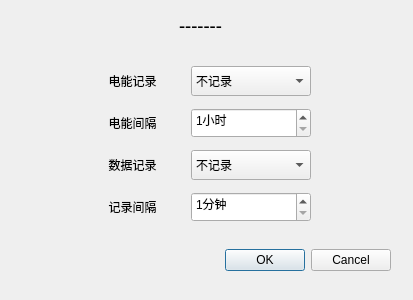
<?xml version="1.0" encoding="UTF-8"?>
<ui version="4.0">
 <class>Gui_DbSetDlg</class>
 <widget class="QDialog" name="Gui_DbSetDlg">
  <property name="geometry">
   <rect>
    <x>0</x>
    <y>0</y>
    <width>413</width>
    <height>300</height>
   </rect>
  </property>
  <property name="windowTitle">
   <string>设置窗口</string>
  </property>
  <widget class="QDialogButtonBox" name="buttonBox">
   <property name="geometry">
    <rect>
     <x>50</x>
     <y>240</y>
     <width>341</width>
     <height>40</height>
    </rect>
   </property>
   <property name="orientation">
    <enum>Qt::Horizontal</enum>
   </property>
   <property name="standardButtons">
    <set>QDialogButtonBox::Cancel|QDialogButtonBox::Ok</set>
   </property>
  </widget>
  <widget class="QLabel" name="titleLab">
   <property name="geometry">
    <rect>
     <x>0</x>
     <y>0</y>
     <width>401</width>
     <height>51</height>
    </rect>
   </property>
   <property name="minimumSize">
    <size>
     <width>0</width>
     <height>45</height>
    </size>
   </property>
   <property name="font">
    <font>
     <family>微软雅黑</family>
     <pointsize>14</pointsize>
    </font>
   </property>
   <property name="text">
    <string>-------</string>
   </property>
   <property name="alignment">
    <set>Qt::AlignCenter</set>
   </property>
  </widget>
  <widget class="QWidget" name="layoutWidget">
   <property name="geometry">
    <rect>
     <x>80</x>
     <y>60</y>
     <width>231</width>
     <height>171</height>
    </rect>
   </property>
   <layout class="QGridLayout" name="gridLayout">
    <item row="0" column="0">
     <widget class="QLabel" name="label_2">
      <property name="minimumSize">
       <size>
        <width>0</width>
        <height>30</height>
       </size>
      </property>
      <property name="text">
       <string>电能记录</string>
      </property>
      <property name="alignment">
       <set>Qt::AlignCenter</set>
      </property>
     </widget>
    </item>
    <item row="0" column="1">
     <widget class="QComboBox" name="eleEnBox">
      <property name="minimumSize">
       <size>
        <width>120</width>
        <height>30</height>
       </size>
      </property>
      <item>
       <property name="text">
        <string>不记录</string>
       </property>
      </item>
      <item>
       <property name="text">
        <string>记录</string>
       </property>
      </item>
     </widget>
    </item>
    <item row="1" column="0">
     <widget class="QLabel" name="label_3">
      <property name="minimumSize">
       <size>
        <width>0</width>
        <height>30</height>
       </size>
      </property>
      <property name="text">
       <string>电能间隔</string>
      </property>
      <property name="alignment">
       <set>Qt::AlignCenter</set>
      </property>
     </widget>
    </item>
    <item row="1" column="1">
     <widget class="QSpinBox" name="eleSpinBox">
      <property name="minimumSize">
       <size>
        <width>0</width>
        <height>30</height>
       </size>
      </property>
      <property name="suffix">
       <string>小时</string>
      </property>
      <property name="minimum">
       <number>1</number>
      </property>
      <property name="maximum">
       <number>9999</number>
      </property>
     </widget>
    </item>
    <item row="2" column="0">
     <widget class="QLabel" name="label_4">
      <property name="minimumSize">
       <size>
        <width>0</width>
        <height>30</height>
       </size>
      </property>
      <property name="text">
       <string>数据记录</string>
      </property>
      <property name="alignment">
       <set>Qt::AlignCenter</set>
      </property>
     </widget>
    </item>
    <item row="2" column="1">
     <widget class="QComboBox" name="hdaEnBox">
      <property name="minimumSize">
       <size>
        <width>0</width>
        <height>30</height>
       </size>
      </property>
      <item>
       <property name="text">
        <string>不记录</string>
       </property>
      </item>
      <item>
       <property name="text">
        <string>记录</string>
       </property>
      </item>
     </widget>
    </item>
    <item row="3" column="0">
     <widget class="QLabel" name="label_5">
      <property name="minimumSize">
       <size>
        <width>0</width>
        <height>30</height>
       </size>
      </property>
      <property name="text">
       <string>记录间隔</string>
      </property>
      <property name="alignment">
       <set>Qt::AlignCenter</set>
      </property>
     </widget>
    </item>
    <item row="3" column="1">
     <widget class="QSpinBox" name="hdaSpinBox">
      <property name="minimumSize">
       <size>
        <width>0</width>
        <height>30</height>
       </size>
      </property>
      <property name="suffix">
       <string>分钟</string>
      </property>
      <property name="minimum">
       <number>1</number>
      </property>
      <property name="maximum">
       <number>9999</number>
      </property>
     </widget>
    </item>
   </layout>
  </widget>
 </widget>
 <resources/>
 <connections>
  <connection>
   <sender>buttonBox</sender>
   <signal>accepted()</signal>
   <receiver>Gui_DbSetDlg</receiver>
   <slot>accept()</slot>
   <hints>
    <hint type="sourcelabel">
     <x>248</x>
     <y>254</y>
    </hint>
    <hint type="destinationlabel">
     <x>157</x>
     <y>274</y>
    </hint>
   </hints>
  </connection>
  <connection>
   <sender>buttonBox</sender>
   <signal>rejected()</signal>
   <receiver>Gui_DbSetDlg</receiver>
   <slot>reject()</slot>
   <hints>
    <hint type="sourcelabel">
     <x>316</x>
     <y>260</y>
    </hint>
    <hint type="destinationlabel">
     <x>286</x>
     <y>274</y>
    </hint>
   </hints>
  </connection>
 </connections>
</ui>
